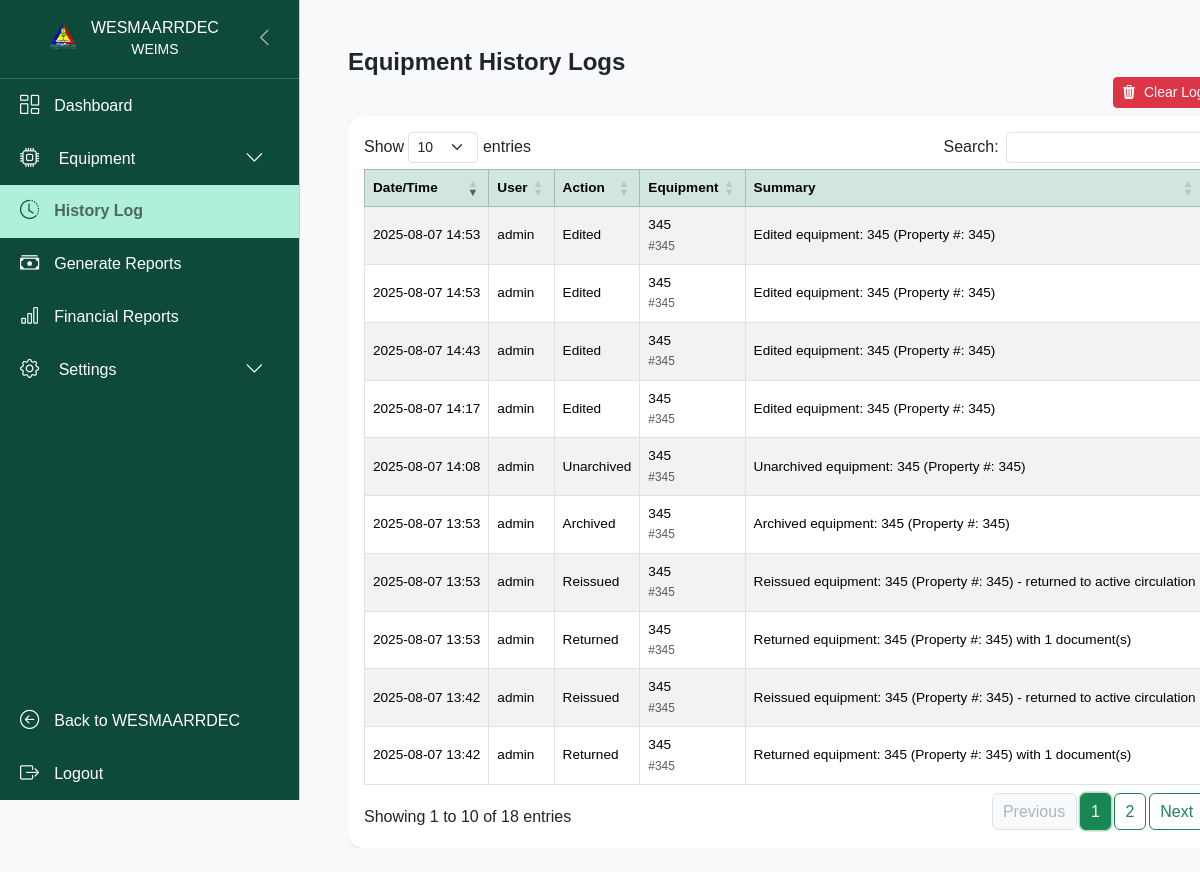
The app's page /weims/history-logs/ (signed in), older data.
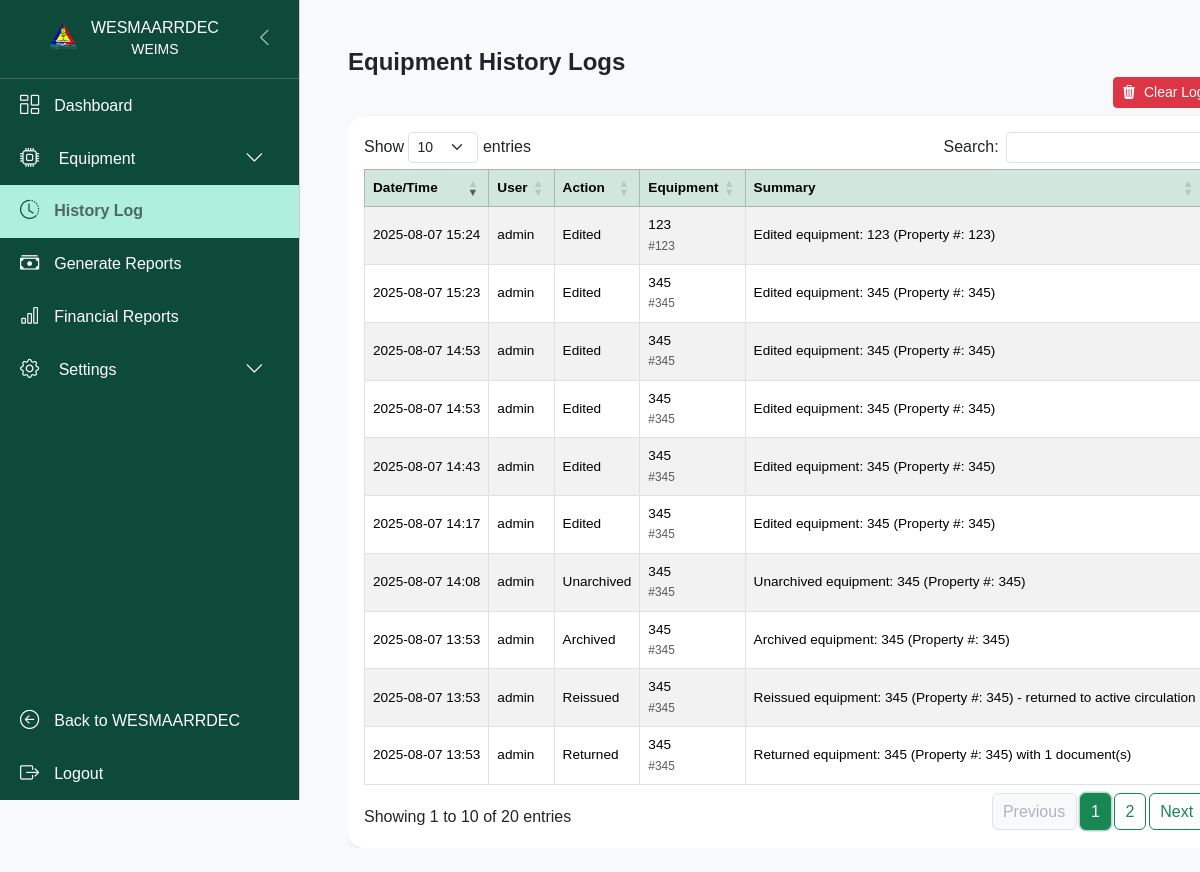
The same page, newer data.
### equipments/models.py (models this page shows, shortened)
class EquipmentActionLog(models.Model):
    ACTION_CHOICES = [
        ('create', 'Created'),
        ('edit', 'Edited'),
        ('delete', 'Deleted'),
        ('archive', 'Archived'),
        ('unarchive', 'Unarchived'),
        ('return', 'Returned'),
        ('reissue', 'Reissued'),
    ]
    equipment = models.ForeignKey('Equipment', on_delete=models.SET_NULL, null=True, blank=True)
    action = models.CharField(max_length=20, choices=ACTION_CHOICES)
    user = models.ForeignKey(settings.AUTH_USER_MODEL, on_delete=models.SET_NULL, null=True)
    timestamp = models.DateTimeField(auto_now_add=True)
    summary = models.TextField(blank=True, null=True)

class Equipment(models.Model):
    user_image = models.ImageField(
        upload_to=image_path,
        default='equipment_pic/default.jpg',
        verbose_name="Equipment Image"
    )
    item_propertynum = models.CharField(max_length=50, blank=True, null=True, verbose_name="Property Number")
    item_name = models.CharField(max_length=50, verbose_name="Item Name")
    item_desc = models.CharField(max_length=50, blank=True, null=True, verbose_name="Item Description")
    additional_info = models.CharField(max_length=1000, blank=True, null=True, verbose_name="Additional Info")
    item_purdate = models.DateField(blank=True, null=True, verbose_name="Purchase Date")
    po_number = models.CharField(max_length=50, blank=True, null=True, verbose_name="PO Number")
    fund_source = models.CharField(max_length=100, blank=True, null=True, verbose_name="Fund Source")
    supplier = models.CharField(max_length=100, blank=True, null=True, verbose_name="Supplier")
    item_amount = models.DecimalField(max_digits=12, decimal_places=2, verbose_name="Amount")
    project_name = models.CharField(max_length=100, blank=True, null=True, verbose_name="Project Name")
    assigned_to = models.CharField(max_length=100, blank=True, null=True, verbose_name="Assigned To")
    end_user = models.CharField(max_length=100, blank=True, null=True, verbose_name="End User")
    location = models.CharField(max_length=100, blank=True, null=True, verbose_name="Location")
    current_location = models.CharField(max_length=100, blank=True, null=True, verbose_name="Current Location")
    assignment_reason = models.TextField(blank=True, null=True, verbose_name="Assignment Change Reason")
    user_change_reason = models.TextField(blank=True, null=True, verbose_name="End User Change Reason")
    location_change_reason = models.TextField(blank=True, null=True, verbose_name="Location Change Reason")
    current_location_reason = models.TextField(blank=True, null=True, verbose_name="Current Location Change Reason")
    category = models.ForeignKey(Category, on_delete=models.CASCADE, verbose_name="Category", default=1)
    status = models.ForeignKey(Status, on_delete=models.CASCADE, verbose_name="Status", default=1)
    emp = models.ForeignKey(settings.AUTH_USER_MODEL, on_delete=models.CASCADE, verbose_name="Employee")
    created_at = models.DateTimeField(auto_now_add=True, verbose_name="Created At")
    updated_at = models.DateTimeField(auto_now=True, verbose_name="Updated At")
    created_by = models.ForeignKey(
        settings.AUTH_USER_MODEL,
        related_name='equipment_created',
        on_delete=models.SET_NULL,
        null=True,
        blank=True,
        verbose_name="Created By"
    )
    updated_by = models.ForeignKey(
        settings.AUTH_USER_MODEL,
        related_name='equipment_updated',
        on_delete=models.SET_NULL,
        null=True,
        blank=True,
        verbose_name="Updated By"
    )
    order_receipt = models.FileField(upload_to='receipts/', null=True, blank=True)
    is_returned = models.BooleanField(default=False)
    return_document = models.FileField(upload_to='return_docs/', null=True, blank=True, verbose_name="Return Document")
    return_remarks = models.TextField(blank=True, null=True, verbose_name="Return Remarks")
    return_condition = models.CharField(max_length=50, blank=True, null=True, verbose_name="Condition Upon Return")
    return_type = models.CharField(max_length=30, blank=True, null=True, verbose_name="Return Type")
    returned_by = models.CharField(max_length=100, blank=True, null=True, verbose_name="Returned By")
    received_by = models.CharField(max_length=100, blank=True, null=True, verbose_name="Received By")
    damage_reason = models.TextField(blank=True, null=True, verbose_name="Damage Reason")
    lost_remarks = models.TextField(blank=True, null=True, verbose_name="Lost Remarks")
    is_archived = models.BooleanField(default=False)
    date_archived = models.DateTimeField(null=True, blank=True)
    archived_by = models.ForeignKey(
        settings.AUTH_USER_MODEL,
        null=True,
        blank=True,
        related_name='archived_equipments',
        on_delete=models.SET_NULL
    )
    class Meta:
        verbose_name = "Equipment"
        verbose_name_plural = "Equipment Records"

### auth_user/models.py (models this page shows)
class User(AbstractUser):
    profile_picture = models.ImageField(upload_to='profile_pictures/', null=True, blank=True)
    researcher = models.BooleanField(default=False)
    secretariat = models.BooleanField(default=False)
    stakeholder = models.BooleanField(default=False)

### equipments/views.py (the view)
# urls.py: path('history-logs/', views.history_logs, name='history_logs'),
@login_required
@user_passes_test(is_admin_or_superadmin)
def history_logs(request):
    logs = EquipmentActionLog.objects.select_related('user', 'equipment').order_by('-timestamp')[:500]  # Limit for performance
    return render(request, 'equipments/history_logs.html', {'logs': logs})

### cmscore/forms.py
class SearchForm(forms.Form):
     query = forms.CharField(max_length=100, required=True, widget=forms.TextInput(attrs={'placeholder': 'Search...'}))

### cmscore/context_processors.py (called while the page is built)
def search_form(request):
    return {'form': SearchForm()}

### equipments/helpers.py (called while the page is built)
def is_admin_or_superadmin(user):
    return user.is_superuser or user.groups.filter(name='admin').exists() or getattr(user, 'secretariat', False)

### equipments/templates/equipments/history_logs.html (shortened to what this page needs)
{% extends 'equipments/base.html' %}
{% block content %}
<div class="container-fluid mt-4 px-4">
  <h4 class="fw-semibold mb-0">Equipment History Logs</h4>
  <div class="table-responsive">
    <div class="d-flex justify-content-end mb-2">
    <form method="post" action="{% url 'equipments:clear_history_logs' %}" onsubmit="return confirm('Are you sure you want to clear all history logs?');">
        <button type="submit" class="btn btn-danger btn-sm">
          <i class="bi bi-trash3-fill me-1"></i> Clear Logs
        </button>
    </form>
    </div>
  <div class="card shadow-sm border-0 rounded-4">
    <div class="card-body p-3">
      <div class="table-responsive">
        <table id="logsTable" class="table table-hover table-striped table-bordered align-middle text-nowrap small">
          <thead class="table-success text-center align-middle">
            <tr>
              <th>Date/Time</th>
              <th>User</th>
              <th>Action</th>
              <th>Equipment</th>
              <th>Summary</th>
            </tr>
          </thead>
          <tbody>
            {% for log in logs %}
            <tr>
              <td>{{ log.timestamp|date:"Y-m-d H:i" }}</td>
              <td>{{ log.user.get_full_name|default:log.user.username|default:"System" }}</td>
              <td>{{ log.get_action_display }}</td>
              <td>
                {% if log.equipment %}
                  {{ log.equipment.item_name }}<br>
                  <small class="text-muted">#{{ log.equipment.item_propertynum }}</small>
                {% endif %}
              </td>
              <td>{{ log.summary }}</td>
            </tr>
            {% endfor %}
          </tbody>
        </table>
      </div>
    </div>
  </div>
</div>
<link rel="stylesheet" href="https://cdn.datatables.net/1.13.4/css/dataTables.bootstrap5.min.css">
{% endblock %}

Row changes from the older to the newer data that the page shows:
no longer on this page (row unchanged): EquipmentActionLog: timestamp "2025-08-07 13:42", user.get_full_name "admin", action "Reissued", equipment.item_name "345", equipment.item_propertynum "345", summary "Reissued equipment: 345 (Property #: 345) - returned to active circulation"
no longer on this page (row unchanged): EquipmentActionLog: timestamp "2025-08-07 13:42", user.get_full_name "admin", action "Returned", equipment.item_name "345", equipment.item_propertynum "345", summary "Returned equipment: 345 (Property #: 345) with 1 document(s)"
added EquipmentActionLog: timestamp "2025-08-07 15:24", user.get_full_name "admin", action "Edited", equipment.item_name "123", equipment.item_propertynum "123", summary "Edited equipment: 123 (Property #: 123)"
added EquipmentActionLog: timestamp "2025-08-07 15:23", user.get_full_name "admin", action "Edited", equipment.item_name "345", equipment.item_propertynum "345", summary "Edited equipment: 345 (Property #: 345)"
Text that changed along with them:
text written by a page script: "Show entries Search: Showing 1 to 10 of 18 entries Previous 1 2 Next" → "Show entries Search: Showing 1 to 10 of 20 entries Previous 1 2 Next"
